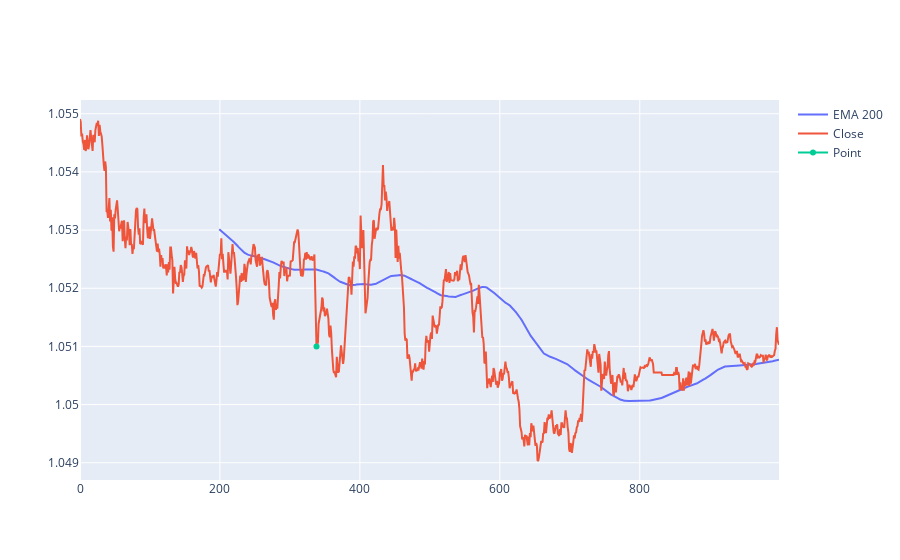

The notebook cell this image was saved under:
### Code cell
list_green_x = []
list_green_y = []

fig = go.Figure()
fig.add_trace(go.Scatter(x=df.index, y=df.MA_200, name='EMA 200'))
fig.add_trace(go.Scatter(x=df.index, y=df.Close, name='Close', opacity=1))
for day, holding in holdings.iterrows():
    order = holding['Order']
    if order > 0:
        list_green_x.append(day)
        list_green_y.append(df.loc[day, 'Close'])
        #fig.add_trace(go.Scatter(x=day, y=df.loc[day, 'Close'], name='Close', opacity=1))
    elif order < 0:
        #fig.add_trace(go.Scatter(x=day, y=df.loc[day, 'Close'], name='Close', opacity=1))
        pass
fig.add_trace(go.Scatter(x=list_green_x, y=list_green_y, name='Point'))
fig.show()

### Figure 1 — Plotly figure (JSON) as saved in the notebook; plotly's stock layout.template omitted (floating-point values rounded to 4 significant figures; data arrays with more than 128 entries replaced by an {"elided": "..."} marker saying what was removed)
{"data": [{"name": "EMA 200", "type": "scatter", "x": {"elided": "1000 int values"}, "y": {"elided": "1000 float values"}}, {"name": "Close", "opacity": 1, "type": "scatter", "x": {"elided": "1000 int values"}, "y": {"elided": "1000 float values"}}, {"name": "Point", "type": "scatter", "x": [338], "y": [1.051]}], "layout": {}}
